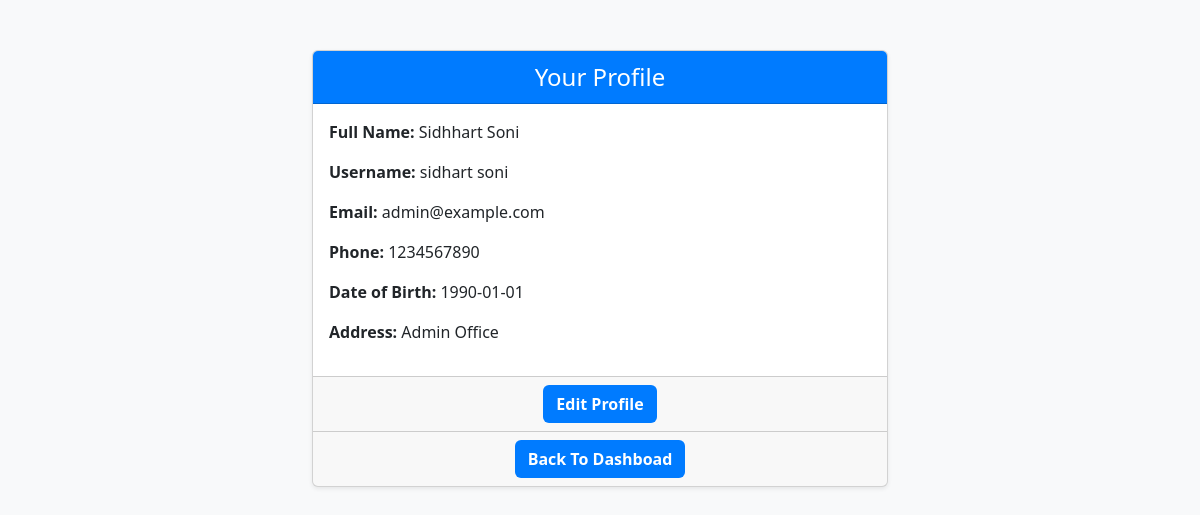
/client/profile.php (signed in), run on the app's committed database.
### tables this page shows
CREATE TABLE users (
    id INT PRIMARY KEY AUTO_INCREMENT,
    username VARCHAR(50) UNIQUE NOT NULL,
    email VARCHAR(100) UNIQUE NOT NULL,
    password VARCHAR(255) NOT NULL,
    full_name VARCHAR(100),
    phone VARCHAR(20),
    role ENUM('admin', 'client') DEFAULT 'client',
    created_at TIMESTAMP DEFAULT CURRENT_TIMESTAMP,
    dob DATE NULL,
    address TEXT NULL,
    gender ENUM('male', 'female', 'other') NULL,
    security_question VARCHAR(255) NULL,
    security_answer VARCHAR(255) NULL
);

### client/profile.php (the view, shortened to what this page needs)
<?php
require_once '../db.php';
$username = $_SESSION['username'];
$sql = "SELECT * FROM users WHERE username = ?";
$stmt = $conn->prepare($sql);
$stmt->bind_param("s", $username);
$stmt->execute();
$result = $stmt->get_result();
if ($result->num_rows > 0) {
    $admin = $result->fetch_assoc();
} else {
    echo "<script>alert('User not found. Please log in again.'); window.location.href = 'login.php';</script>";
    exit();
}
?>
<!DOCTYPE html>
<html lang="en">
<head>
    <link rel="stylesheet" href="https://cdn.jsdelivr.net/npm/bootstrap@5.3.0-alpha1/dist/css/bootstrap.min.css">
</head>
<body>
<div class="container profile-container">
    <div class="card shadow-sm">
        <div class="card-header">Your Profile</div>
        <div class="card-body">
            <p><strong>Full Name:</strong> <?= htmlspecialchars($admin['full_name']) ?></p>
            <p><strong>Username:</strong> <?= htmlspecialchars($admin['username']) ?></p>
            <p><strong>Email:</strong> <?= htmlspecialchars($admin['email']) ?></p>
            <p><strong>Phone:</strong> <?= htmlspecialchars($admin['phone'] ?? 'Not provided') ?></p>
            <p><strong>Date of Birth:</strong> <?= htmlspecialchars($admin['dob'] ?? 'Not provided') ?></p>
            <p><strong>Address:</strong> <?= htmlspecialchars($admin['address'] ?? 'Not provided') ?></p>
        </div>
        <div class="card-footer text-center">
            <a href="edit_profile.php" class="btn btn-edit">Edit Profile</a>
        </div>
        <div class="card-footer text-center">
            <a href="client_dashboard.php" class="btn btn-edit">Back To Dashboad</a>
        </div>
    </div>
</div>
</body>
</html>

### client/profile.php (style rules this page uses)
body { background-color: #f8f9fa; }
.profile-container { max-width: 600px; margin: 50px auto; }
.card-header { background-color: #007bff; color: white; font-size: 1.5rem; text-align: center; }
.btn-edit { background-color: #007bff; color: white; font-weight: bold; }

### data on the page
users: full_name "Sidhhart Soni", username "sidhart soni", email "admin@example.com", phone "1234567890", dob "1990-01-01", address "Admin Office"
